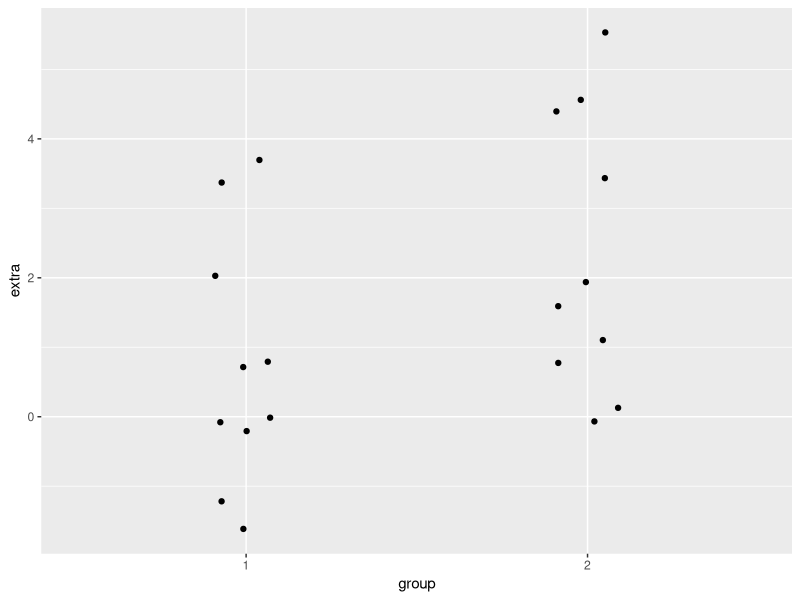
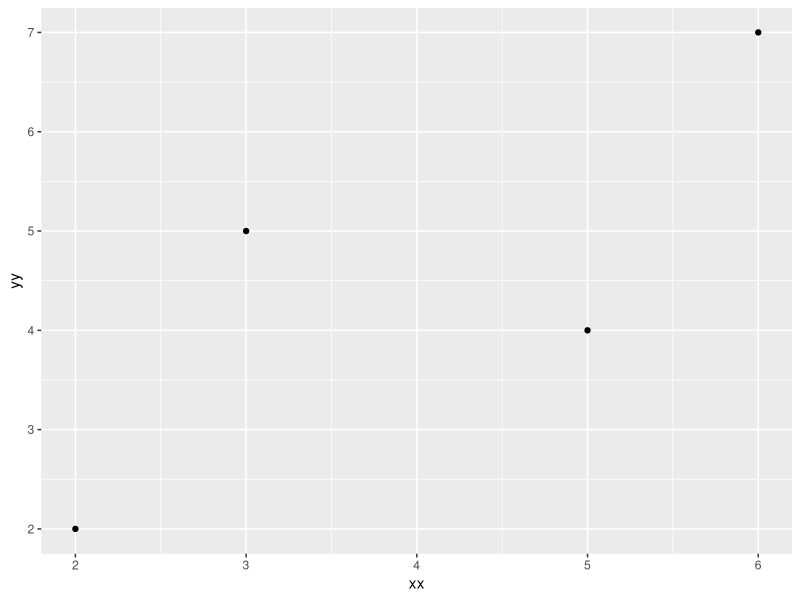
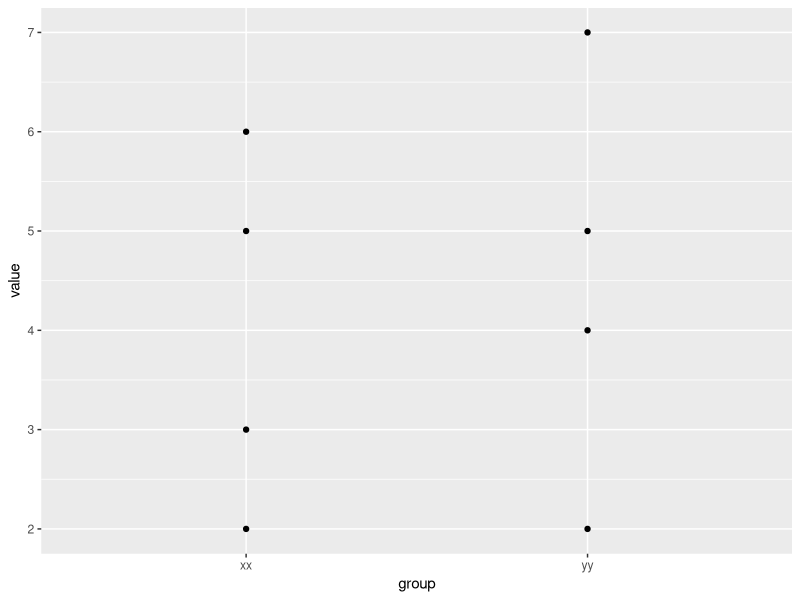
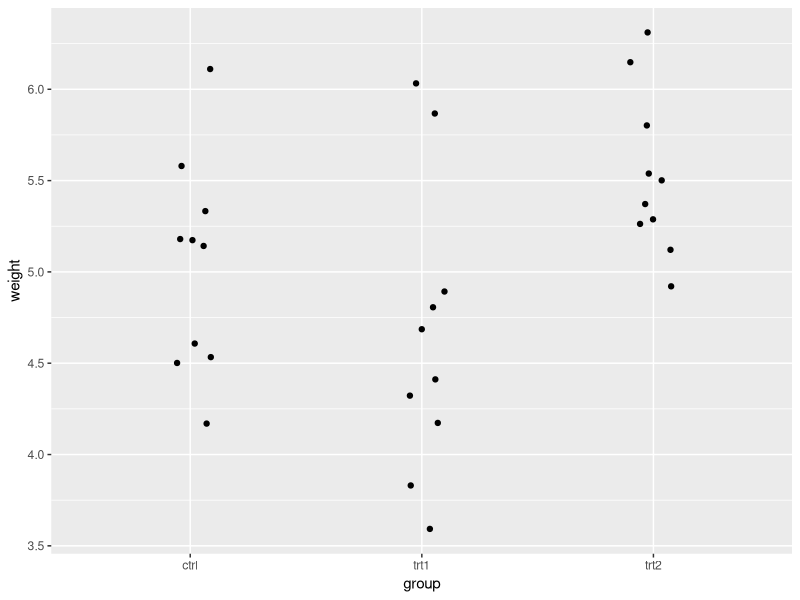

Generate these figures, in order, with R:
## ---- chunk 1
knitr::opts_chunk$set(echo = TRUE, message = FALSE)
options(digits = 2)
library(car)
library(ggplot2)
library(dplyr)
library(tidyr)
## ---- chunk 2
my_sleep <- sleep[-3]
glimpse(my_sleep)
## ---- chunk 3
summary(my_sleep)
## ---- chunk 4
ggplot(my_sleep, aes(x = group, y = extra)) +
  geom_jitter(width = 0.1) +
  stat_summary(fun.data = mean_sdl, fun.args = list(mult = 1), color = "#e41a1c")
## ---- chunk 5
# classic 2- sample t-test
t.test(extra ~ group, data = my_sleep, var.equal = TRUE)

## ---- chunk 6
# Welch's 2-sample t-test
t.test(extra ~ group, data = my_sleep)
## ---- chunk 7
# As a linear model
my_sleep_lm <- lm(extra ~ group, data = my_sleep)
my_sleep_lm
## ---- chunk 8
summary(my_sleep_lm)
## ---- chunk 9
# As an ANOVA
anova(my_sleep_lm)

## ---- chunk 10
lm_data_wide <- data.frame(xx = c(2, 3, 5, 6),
                      yy = c(2, 5, 4, 7))
glimpse(lm_data_wide)
## ---- chunk 11
ggplot(lm_data_wide, aes(x = xx, y = yy)) +
  geom_point()
## ---- chunk 12
# We should actually have "tidy" data
# MEASURE VARIABLES = columns that should become "tidy"
# here, it's all of them.
lm_data_wide %>% 
  pivot_longer(everything(), 
               names_to = "group", 
               values_to = "value") -> lm_data_tidy
glimpse(lm_data_tidy)
## ---- chunk 13
ggplot(lm_data_tidy, aes(x = group, y = value)) +
  geom_point()

## ---- chunk 14
# An OLS LM
my_lm <- lm(value ~ group, data = lm_data_tidy)
summary(my_lm)
## ---- chunk 15
# A t-test
t.test(lm_data_wide$xx, lm_data_wide$yy)
## ---- chunk 16
# A t-test
t.test(value ~ group, data = lm_data_tidy)

## ---- chunk 17
# As an ANOVA
anova(my_lm)
## ---- chunk 18
data(PlantGrowth)
glimpse(PlantGrowth)
## ---- chunk 19
summary(PlantGrowth)
## ---- chunk 20
ggplot(PlantGrowth, aes(x = group, y = weight)) +
  geom_jitter(width = 0.1)
## ---- chunk 21
# lm
plant_lm <- lm(weight ~ group, data = PlantGrowth)
summary(plant_lm)
## ---- chunk 22
# ANOVA
anova(plant_lm)
